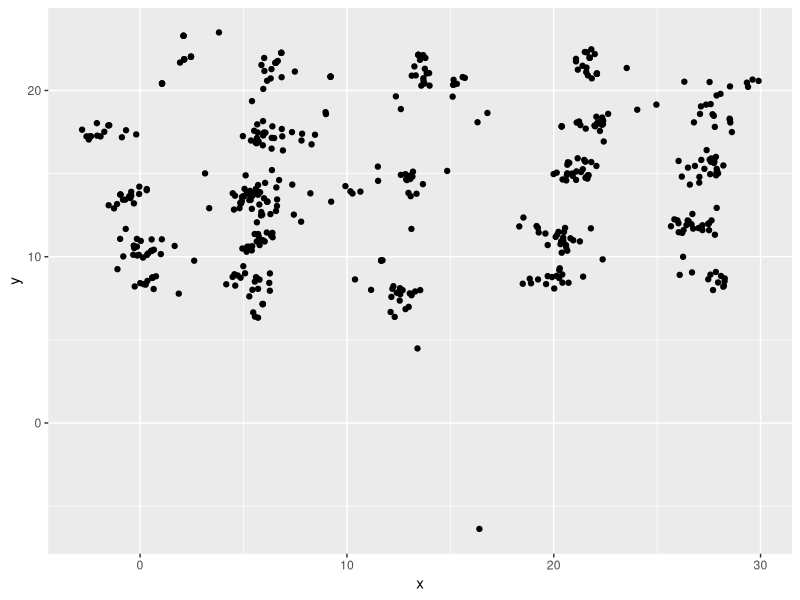
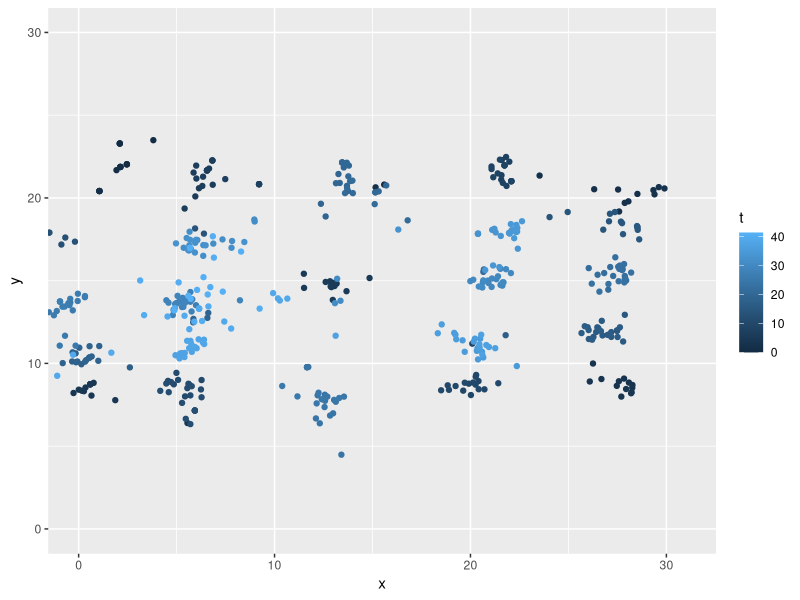
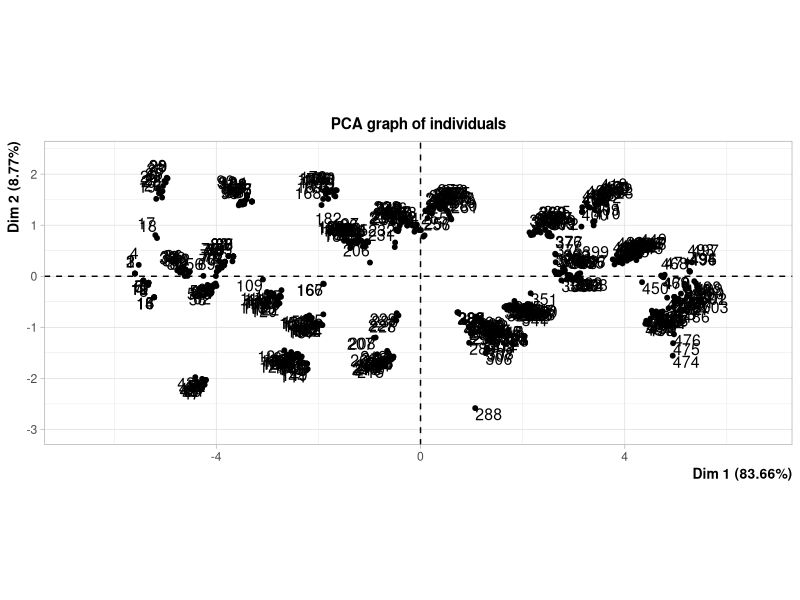
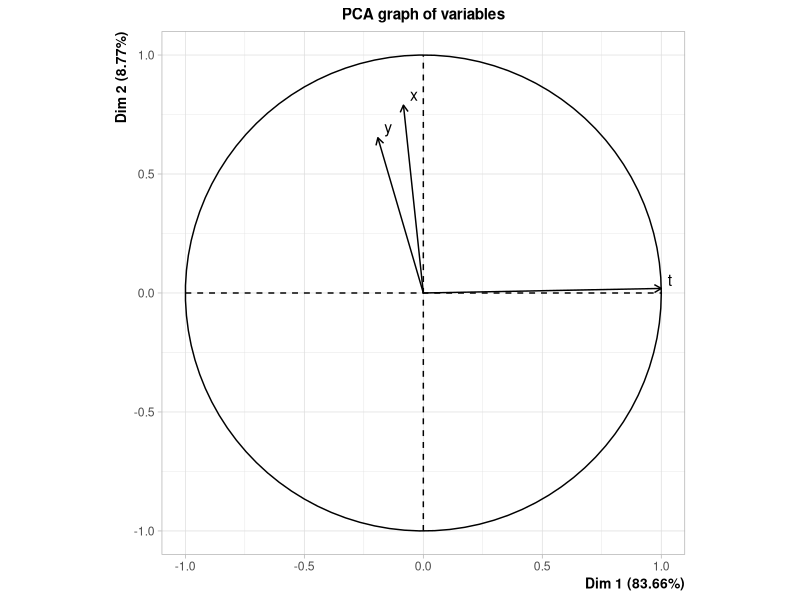
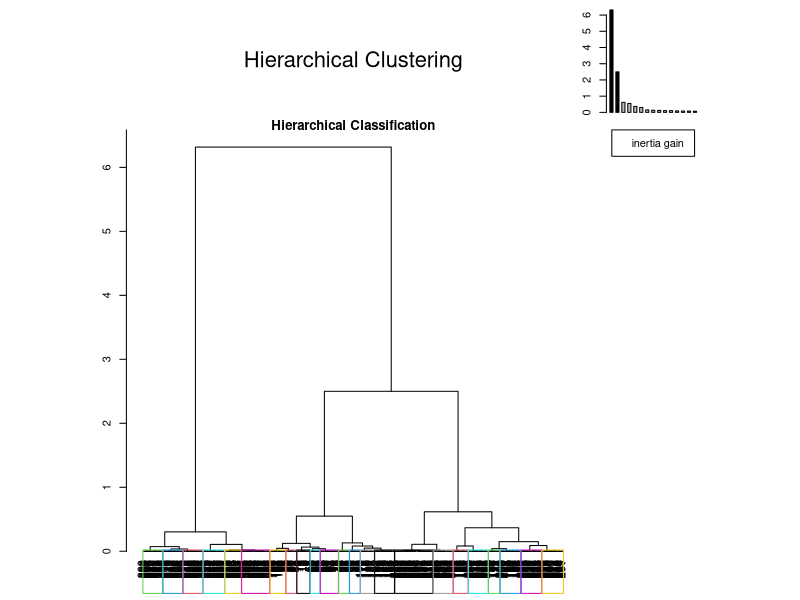
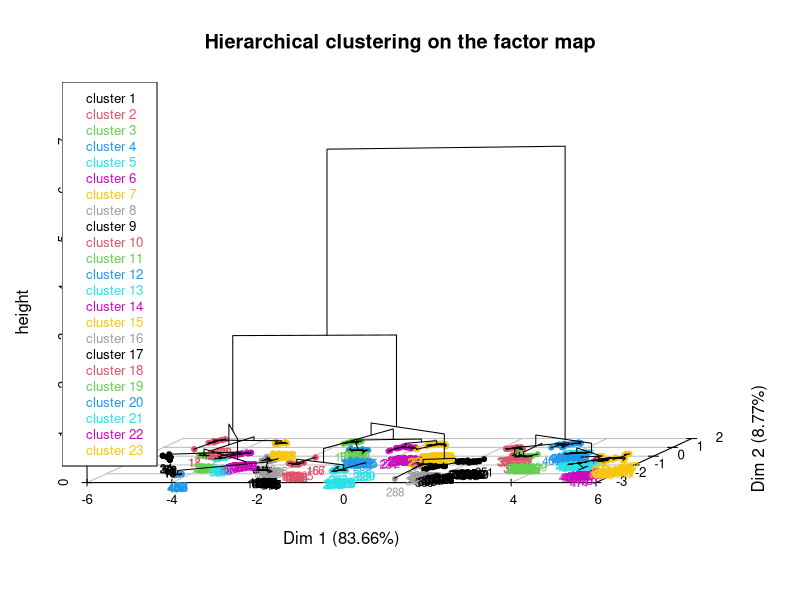
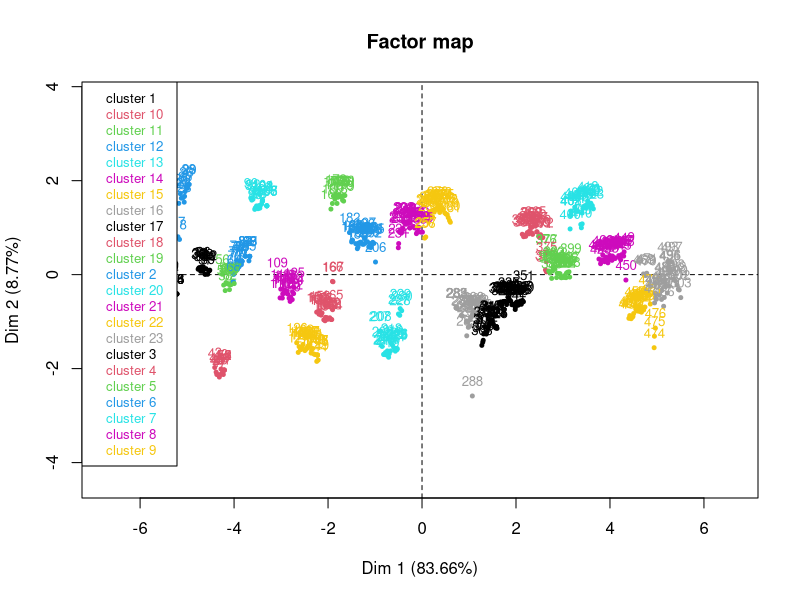
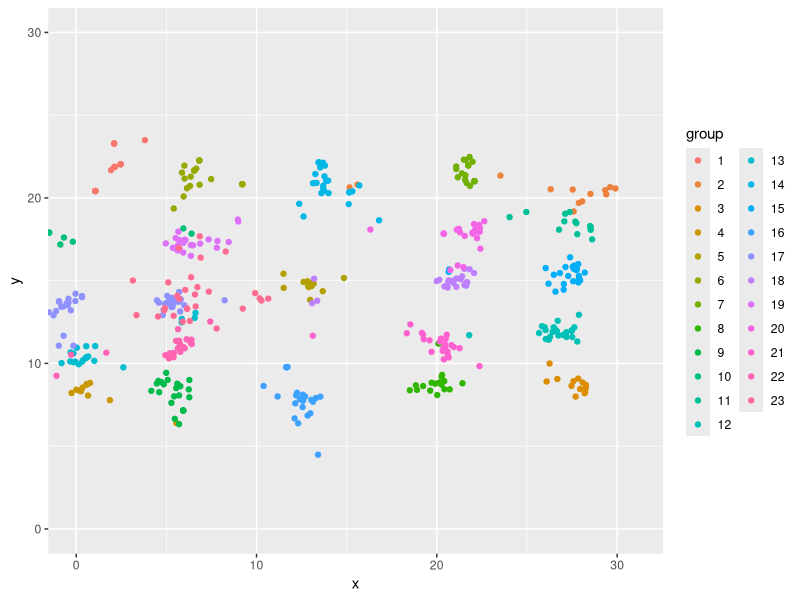

Write R code to recreate these figures, in order.

# Dans ce code, on applique la methode de translation par le vecteur barycentre--> cible
# nos données sont juste nos fixation sur les cible (pas de stimuli présenté)

library(FactoMineR)
library(tidyverse)
library(ggplot2)


data = read.table("data/record_23points_correction.txt")
head(data)

# a adapter en fonction de la taille de notre ecran.
x =  data$V1 * 31
y = (1 - data$V2) * 17.4

df = data.frame(cbind(x,y, t = data$V3))
df$t =( df$t - df$t[1])/1000

myplot = ggplot(data = df, aes(x,y)) + 
  geom_point() + 
  coord_cartesian()
myplot

ggplot(data = df, aes(x,y, color = t)) + 
  geom_point() + 
  coord_cartesian(xlim = c(0,31), ylim = c(0,30))

# CLassifie nos points en 23 classe (car 23 cible on été regardé)
acp = FactoMineR::PCA(df, col.w = c(1,1,10))
res.hcpc = HCPC(acp, nb.clust = 23,  consol = TRUE)

df2 = res.hcpc$data.clust
colnames(df2) = c(colnames(df), "group")
head(df2)
df2$group

ggplot() + 
  geom_point(data = df2, aes(x,y, color = group)) + 
  coord_cartesian(xlim = c(0,31), ylim = c(0,30))

# vecteur des cible regardé lors de l'expé : 
xvec <- c(1.6,29.4,29.4,1.6,15.6,8,24,24,8,1.6,29.4,29.4,1.6,15.6,29.4,15.6,1.6,8,24,8,24,24,8)

yvec <- c(16.5,16.5,1,1,8.7,16.5,16.5,1,1,13,13,4.3,4.3,16.5,8.7,1,8.7,8.7,8.7,13,13,4.3,4.3)

df_bon <- data.frame(x=xvec,y=yvec)
df_bon$name = rownames((df_bon))
head(df_bon)
head(df2)

df_bon[18,]

# on joints les coordonné enregistré et les coordonnées des cible par groupe (c a d par cible)
df_joint = full_join(df2, df_bon,by=c("group"="name"))
colnames(df_joint) = c("x_eye", "y_eye", "t", "group", "x_paper", "y_paper")


# plot des points réels et des regards
ggplot() + 
  geom_point(data = df2, aes(x,y, color = group)) + 
  coord_cartesian(xlim = c(0,31), ylim = c(0,30)) +
  geom_point(data = df_bon, aes(x,y, color = name), shape = 17, cex = 4)


# calculs barycentre  
barycentre_coord = df_joint %>% group_by(group) %>% 
  summarise(mean_x = mean(x_eye), 
            mean_y = mean(y_eye))

# on créé un data frame avec les nouvelles coordonnées des points du regards, translaté
# par le vecteur point papier -> barycentre
translation_mat = full_join(df_joint , barycentre_coord,by=c("group"="group"))
translation_mat$x_diff = translation_mat$x_paper - translation_mat$mean_x
translation_mat$y_diff = translation_mat$y_paper - translation_mat$mean_y

translation_mat$x_trans = translation_mat$x_eye + translation_mat$x_diff
translation_mat$y_trans = translation_mat$y_eye + translation_mat$y_diff

head(translation_mat)

# on plot les nouvelles coordonnées translaté 
ggplot() + 
  geom_point(data = translation_mat, aes(x_trans,y_trans, color = group)) + 
  coord_cartesian(xlim = c(0,31), ylim = c(0,30)) +
  geom_point(data = df_bon, aes(x,y, color = name), shape = 17, cex = 4) + 
  geom_point(data = barycentre_coord, aes(mean_x,mean_y, color = group), shape = 15, cex = 2) 

## geom density 2D 
# on peut faire une densité/heatmap sur ces données
ggplot(data=translation_mat,aes(x_trans,y_trans)) + 
  geom_point() + 
  geom_density_2d_filled(adjust = 2/3, alpha = 0.5)+
  coord_cartesian(xlim = c(0,31), ylim = c(0,30)) 
